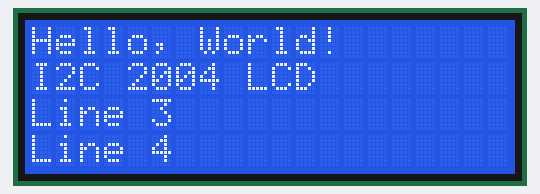
This program was run on a simulated Raspberry Pi (BCM pin numbers). Parts: 20×4 character LCD. At 20.0 s the program stops and its outputs stay as they are.

Above: at 0.3 s.
At 3.6 s:
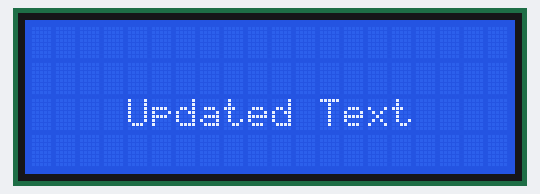
At 7.1 s:
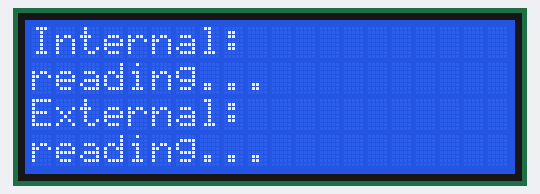
At 10.2 s:
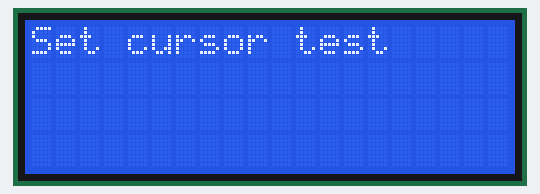
At 13.5 s:
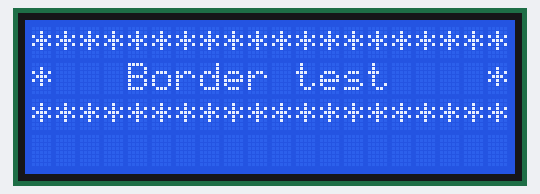
At 17.1 s:
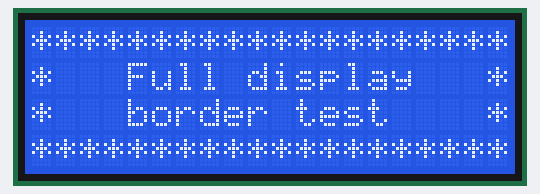

The program:

LCD2004.py
```python
#!/usr/bin/env python3
import time
import smbus2 as smbus

lines = [""] * 4


class LCD2004Display:
    def __init__(self, addr=0x27, bl=1):
        self.BUS = smbus.SMBus(1)
        self.LCD_ADDR = addr
        self.BLEN = bl
        self._init_display()
        # Initialize lines
        self.lines = [""] * 4

        # self.i2c_address = i2c_address
        # self.config_manager = configuration
        #
        # # Initialize I2C interface based on i2c_type.
        # if i2c_type == 'bitbangio':
        #     self.i2c = bitbangio.I2C(board.D27, board.D22)
        # else:
        #     self.i2c = busio.I2C(board.SCL, board.SDA)

    def _write_word(self, addr, data):
        temp = data
        if self.BLEN == 1:
            temp |= 0x08
        else:
            temp &= 0xF7
        self.BUS.write_byte(addr, temp)

    def _send_command(self, comm):
        buf = comm & 0xF0
        buf |= 0x04
        self._write_word(self.LCD_ADDR, buf)
        time.sleep(0.002)
        buf &= 0xFB
        self._write_word(self.LCD_ADDR, buf)

        buf = (comm & 0x0F) << 4
        buf |= 0x04
        self._write_word(self.LCD_ADDR, buf)
        time.sleep(0.002)
        buf &= 0xFB
        self._write_word(self.LCD_ADDR, buf)

    def _send_data(self, data):
        buf = data & 0xF0
        buf |= 0x05
        self._write_word(self.LCD_ADDR, buf)
        time.sleep(0.002)
        buf &= 0xFB
        self._write_word(self.LCD_ADDR, buf)

        buf = (data & 0x0F) << 4
        buf |= 0x05
        self._write_word(self.LCD_ADDR, buf)
        time.sleep(0.002)
        buf &= 0xFB
        self._write_word(self.LCD_ADDR, buf)

    def _init_display(self):
        try:
            self._send_command(0x33)
            time.sleep(0.005)
            self._send_command(0x32)
            time.sleep(0.005)
            self._send_command(0x28)
            time.sleep(0.005)
            self._send_command(0x0C)
            time.sleep(0.005)
            self._send_command(0x01)
            self.BUS.write_byte(self.LCD_ADDR, 0x08)
        except:
            raise Exception("Failed to initialize display")

    def clear(self):
        self._send_command(0x01)

    def open_light(self):
        self.BUS.write_byte(0x27, 0x08)
        self.BUS.close()

    def write(self, x, y, text):
        if x < 0:
            x = 0
        if x > 19:
            x = 19
        if y < 0:
            y = 0
        if y > 3:
            y = 3
        lines[y] = text
        row_offsets = [0x00, 0x40, 0x14, 0x54]
        addr = 0x80 + row_offsets[y] + x
        self._send_command(addr)

        for chr in text:
            self._send_data(ord(chr))

    def get_max_characters(self):
        # Returns the maximum number of characters per line for the display.
        return 20

    def set_cursor_position(self, col, row):
        if col < 0 or col >= 20:
            raise ValueError("col must be between 0 and 19")
        if row < 0 or row >= 4:
            raise ValueError("row must be between 0 and 3")
        row_offsets = [0x00, 0x40, 0x14, 0x54]
        addr = 0x80 + row_offsets[row] + col
        self._send_command(addr)

    def scroll_text(self, line_number, text, direction="left", delay=0.3):
        if line_number < 0 or line_number >= 4:
            raise ValueError("line_number must be between 0 and 3")
        if direction not in ["left", "right"]:
            raise ValueError("direction must be 'left' or 'right'")

        self.clear_line(line_number)
        if direction == "left":
            for i in range(len(text) + 20):
                display_text = text[i:i + 20]
                self.set_cursor_position(0, line_number)
                self.write(0, line_number, display_text.ljust(20))
                time.sleep(delay)
        elif direction == "right":
            for i in range(len(text) + 20):
                display_text = text[max(0, len(text) - 20 - i):len(text) - i]
                self.set_cursor_position(0, line_number)
                self.write(0, line_number, display_text.rjust(20))
                time.sleep(delay)

    def clear_line(self, line_number):
        if line_number < 0 or line_number >= 4:
            raise ValueError("line_number must be between 0 and 3")
        self.set_cursor_position(0, line_number)
        self.write(0, line_number, " " * 20)

    def display_default_four_rows(self):
        self.display_four_rows_center(["Internal:", "reading...", "External:", "reading..."], justification='left')


    def display_text_with_border(self, text_lines, full_display_border=False):
        self.clear()
        border_line = '*' * 20

        if full_display_border:
            self.write(0, 0, border_line)
            for i in range(1, 4):
                line_text = text_lines[i - 1] if i - 1 < len(text_lines) else ""
                self.write(0, i, "*" + line_text.center(18) + "*")
            self.write(0, 3, border_line)
        else:
            for i, text in enumerate(text_lines):
                if i == 0:
                    self.write(0, 0, border_line)
                    self.write(0, 1, "*" + text.center(18) + "*")
                    self.write(0, 2, border_line)
                elif i == 1:
                    self.write(0, 1, border_line)
                    self.write(0, 2, "*" + text.center(18) + "*")
                    self.write(0, 3, border_line)

    def display_four_rows_center(self, texts, justification='center'):
        self.clear()
        num_lines = min(4, len(texts))
        max_chars = 20  # Assuming the display has 20 columns
        for i in range(num_lines):
            text = texts[i]
            lines[i] = text
            lines[i] = texts[i]
            if justification == 'left':
                display_text = text.ljust(max_chars)
            elif justification == 'right':
                display_text = text.rjust(max_chars)
            else:  # default to center
                display_text = text.center(max_chars)

            self.write(0, i, display_text)

    def update_line(self, line_number, text, justification='center'):
        if line_number < 0 or line_number >= 4:
            raise ValueError("line_number must be between 0 and 3")

        self.lines[line_number] = text
        self.display_four_rows_center(self.lines, justification)


# Example usage
if __name__ == '__main__':
    display = LCD2004Display(0x27, 1)
    display.write(0, 0, "Hello, World!")
    display.write(0, 1, "I2C 2004 LCD")
    display.write(0, 2, "Line 3")
    display.write(0, 3, "Line 4")

    time.sleep(3)
    display.update_line(2, "Updated Text")
    time.sleep(3)
    display.clear()
    display.display_default_four_rows()
    time.sleep(3)
    display.clear()

    display.set_cursor_position(10, 2)
    display.write(0, 0, "Set cursor test")
    time.sleep(3)

    # display.clear()
    # display.scroll_text(0, "Scrolling text left to right", direction="left")
    # time.sleep(3)
    #
    # display.clear()
    # display.scroll_text(0, "Scrolling text right to left", direction="right")
    # time.sleep(3)

    display.clear()
    display.display_text_with_border(["Border test"])
    time.sleep(3)

    display.clear()
    display.display_text_with_border(["Full display", "border test"], full_display_border=True)
    time.sleep(3)
```

Measured:
- what the display in image 0 shows lasts 3.1 s, from 0.2 s to 3.3 s
- what the display in image 1 shows lasts 3.1 s, from 3.6 s to 6.7 s
